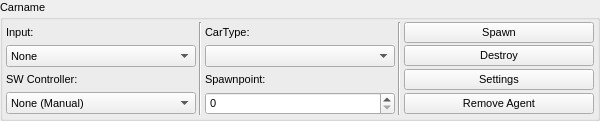
<?xml version="1.0" encoding="UTF-8"?>
<ui version="4.0">
 <class>Form</class>
 <widget class="QWidget" name="Form">
  <property name="geometry">
   <rect>
    <x>0</x>
    <y>0</y>
    <width>600</width>
    <height>111</height>
   </rect>
  </property>
  <property name="windowTitle">
   <string>Form</string>
  </property>
  <layout class="QGridLayout" name="gridLayout">
   <property name="leftMargin">
    <number>0</number>
   </property>
   <property name="topMargin">
    <number>0</number>
   </property>
   <property name="rightMargin">
    <number>0</number>
   </property>
   <property name="bottomMargin">
    <number>0</number>
   </property>
   <item row="0" column="0">
    <widget class="QGroupBox" name="group_car">
     <property name="minimumSize">
      <size>
       <width>600</width>
       <height>0</height>
      </size>
     </property>
     <property name="font">
      <font>
       <pointsize>8</pointsize>
      </font>
     </property>
     <property name="title">
      <string>Carname</string>
     </property>
     <layout class="QGridLayout" name="gridLayout_2">
      <property name="leftMargin">
       <number>3</number>
      </property>
      <property name="topMargin">
       <number>3</number>
      </property>
      <property name="rightMargin">
       <number>3</number>
      </property>
      <property name="bottomMargin">
       <number>3</number>
      </property>
      <property name="horizontalSpacing">
       <number>3</number>
      </property>
      <property name="verticalSpacing">
       <number>2</number>
      </property>
      <item row="0" column="8">
       <widget class="QPushButton" name="btn_spawn">
        <property name="font">
         <font>
          <pointsize>8</pointsize>
         </font>
        </property>
        <property name="text">
         <string>Spawn</string>
        </property>
       </widget>
      </item>
      <item row="0" column="5">
       <widget class="QLabel" name="label">
        <property name="font">
         <font>
          <pointsize>8</pointsize>
         </font>
        </property>
        <property name="text">
         <string>CarType:</string>
        </property>
       </widget>
      </item>
      <item row="1" column="5">
       <widget class="QComboBox" name="combo_car_type">
        <property name="font">
         <font>
          <pointsize>8</pointsize>
         </font>
        </property>
       </widget>
      </item>
      <item row="1" column="8">
       <widget class="QPushButton" name="btn_destroy">
        <property name="font">
         <font>
          <pointsize>8</pointsize>
         </font>
        </property>
        <property name="text">
         <string>Destroy</string>
        </property>
       </widget>
      </item>
      <item row="1" column="1">
       <widget class="QComboBox" name="combo_input">
        <property name="font">
         <font>
          <pointsize>8</pointsize>
         </font>
        </property>
        <item>
         <property name="text">
          <string>None</string>
         </property>
        </item>
       </widget>
      </item>
      <item row="0" column="1">
       <widget class="QLabel" name="lblInput">
        <property name="font">
         <font>
          <pointsize>8</pointsize>
         </font>
        </property>
        <property name="text">
         <string>Input:</string>
        </property>
       </widget>
      </item>
      <item row="0" column="6" rowspan="4">
       <widget class="Line" name="line_3">
        <property name="orientation">
         <enum>Qt::Vertical</enum>
        </property>
       </widget>
      </item>
      <item row="0" column="4" rowspan="4">
       <widget class="Line" name="line_2">
        <property name="orientation">
         <enum>Qt::Vertical</enum>
        </property>
       </widget>
      </item>
      <item row="2" column="5">
       <widget class="QLabel" name="lblSpawnpoints">
        <property name="font">
         <font>
          <pointsize>8</pointsize>
          <weight>50</weight>
          <bold>false</bold>
         </font>
        </property>
        <property name="text">
         <string>Spawnpoint:</string>
        </property>
       </widget>
      </item>
      <item row="2" column="1">
       <widget class="QLabel" name="label_2">
        <property name="font">
         <font>
          <pointsize>8</pointsize>
         </font>
        </property>
        <property name="text">
         <string>SW Controller:</string>
        </property>
       </widget>
      </item>
      <item row="3" column="5">
       <widget class="QSpinBox" name="spin_spawn_points">
        <property name="font">
         <font>
          <pointsize>8</pointsize>
         </font>
        </property>
       </widget>
      </item>
      <item row="3" column="1">
       <widget class="QComboBox" name="combo_sw_controller">
        <property name="font">
         <font>
          <pointsize>8</pointsize>
         </font>
        </property>
        <item>
         <property name="text">
          <string>None (Manual)</string>
         </property>
        </item>
       </widget>
      </item>
      <item row="3" column="8">
       <widget class="QPushButton" name="btn_remove_ego_agent">
        <property name="font">
         <font>
          <pointsize>8</pointsize>
         </font>
        </property>
        <property name="text">
         <string>Remove Agent</string>
        </property>
       </widget>
      </item>
      <item row="2" column="8">
       <widget class="QPushButton" name="btn_settings">
        <property name="text">
         <string>Settings</string>
        </property>
       </widget>
      </item>
     </layout>
    </widget>
   </item>
  </layout>
 </widget>
 <resources/>
 <connections/>
</ui>
